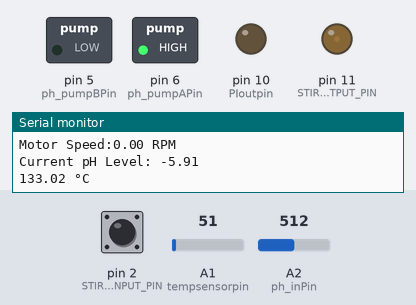
The sketch below on a simulated Arduino Uno, built with avr-gcc and run on an emulated ATmega328P. On the bench: switched loads named in the sketch (green lamp = pin HIGH), output pins drawn as LEDs (lit = HIGH), the last lines printed to the serial monitor. Inputs (shaded band) come from the test bench; at power-on: A2 (ph_inPin) = 512, pin 2 (STIRRING_INPUT_PIN) HIGH, A1 (tempsensorpin) = 51.

Above: at 1.2 s.
1.3 s: A2 (ph_inPin) set to 716
4.8 s: A2 (ph_inPin) set to 240
At 6.05 s:
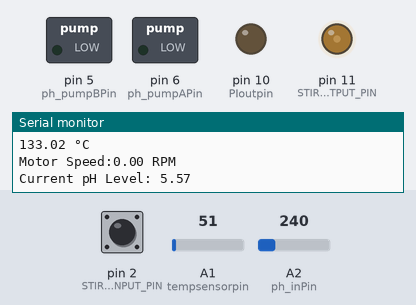
At 7.06 s:
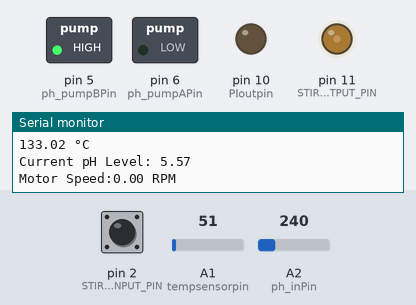
Timing chart, 0 to 21.1 s (numbered marks = the images above; inputs shaded):
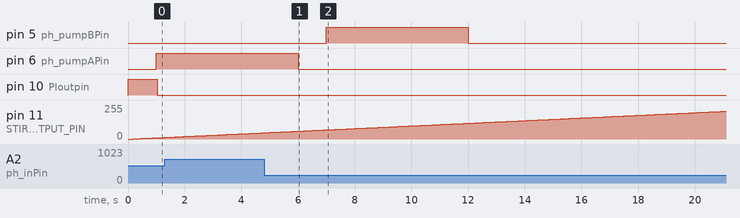

Measured:
- after the input at 4.8 s, pin 5 (ph_pumpBPin): LOW → HIGH after 2.2 s, → LOW 5.0 s later; pin 6 (ph_pumpAPin): goes on until 6.0 s, then stays LOW

The sketch:

main.ino
```cpp
#include "PI_Motor_Control.h"
#include "PI_Heating_Control.h"
#include "PI_pH_Control.h"
#include <Wire.h>
#include <EEPROM.h>
#include "string.h"

#define SLAVE_ADDRESS 0x08
#define WRITE_INTERVAL 1000

#define EEPROM_ADDRESS_TEMP 0
#define EEPROM_ADDRESS_PH 8
#define EEPROM_ADDRESS_SPEED 16
#define I2C_BUFFER_SIZE 64

// Desired Parameters
double desired_speed = 800;
double desired_temp = 303;
double desired_pH = 5.0;

// Current Parameters
double current_speed = 0;
double current_temp = 0;
double current_pH = 0;

// Timing Variable
unsigned long previous_write_time = 0;

void loadParametersEEPROM() {
  EEPROM.get(EEPROM_ADDRESS_TEMP, desired_temp);
  EEPROM.get(EEPROM_ADDRESS_PH, desired_pH);
  EEPROM.get(EEPROM_ADDRESS_SPEED, desired_speed);

  Serial.println("Parameters loaded from EEPROM :");
  Serial.print("Temperature: ");
  Serial.println(desired_temp);
  Serial.print("pH: ");
  Serial.println(desired_pH);
  Serial.print("Speed: ");
  Serial.println(desired_speed);
}

void saveParameterEEPROM(int address, double parameter) {
  EEPROM.put(address, parameter);
}

void writeCurrentParameters(double parameter, uint8_t identifier) {
  uint8_t *bytes = (uint8_t *)(&parameter);
  Wire.write(identifier);
  Wire.write(bytes, sizeof(parameter));
}

bool isAck = false;
bool isResponseReady = false;
unsigned char responseDataBuffer[64];
unsigned char i2c_data_buffer[I2C_BUFFER_SIZE];
int responseLength = 0;
void onReceive(int length)
{
    int i = 0;
    unsigned char data;
    while (Wire.available() && i < I2C_BUFFER_SIZE && i < length)
    {
        data = Wire.read();
        i2c_data_buffer[i++] = data;
    }

    if(length == 1 && i2c_data_buffer[0] == 0xff)
    {
      memset(responseDataBuffer, 0, 64);
      responseDataBuffer[0] = 'A';
      responseDataBuffer[1] = 'C';
      responseDataBuffer[2] = 'K';
      responseLength = 3;
      isResponseReady = true;
      return;
    }
    else if(length == 1 && i2c_data_buffer[0] == 0x00)
    {
      memset(responseDataBuffer, 0, 64);
      responseDataBuffer[0] = 0;
      memcpy(responseDataBuffer + 1, &current_temp, sizeof(double));
      responseLength = 5;
      isResponseReady = true;
      return;
    }
    else if(length == 1 && i2c_data_buffer[0] == 0x01)
    {
      memset(responseDataBuffer, 0, 64);
      responseDataBuffer[0] = 1;
      memcpy(responseDataBuffer + 1, &current_pH, sizeof(double));
      responseLength = 5;
      isResponseReady = true;
      return;
    }
    else if(length == 1 && i2c_data_buffer[0] == 0x02)
    {
      memset(responseDataBuffer, 0, 64);
      responseDataBuffer[0] = 2;
      memcpy(responseDataBuffer + 1, &current_speed, sizeof(double));
      responseLength = 5;
      isResponseReady = true;
      return;
    }
    else if(length == 5)
    {
      uint8_t parameterIdentifier = i2c_data_buffer[0];
      double parameter;
      memcpy(&parameter, &i2c_data_buffer[1], sizeof(double));
      switch (parameterIdentifier) {
        case 0:
          desired_temp = parameter;
          // saveParameterEEPROM(EEPROM_ADDRESS_TEMP, desired_temp);
          break;
        case 1:
          desired_pH = parameter;
          // saveParameterEEPROM(EEPROM_ADDRESS_PH, desired_pH);
          break;
        case 2:
          desired_speed = parameter;
          // saveParameterEEPROM(EEPROM_ADDRESS_SPEED, desired_speed);
          break;
        default:
          Serial.println("Invalid subsystem identifier!");
      }
      return;
    }
}

void onRequest()
{
  Serial.println("data reuqesteds");
  if (isResponseReady)
  {
    Wire.write(responseDataBuffer, responseLength);
    isResponseReady = false;
  }
}

void setup() {
  setupHeating();
  setupPH();
  setupStirring();

  Wire.begin(SLAVE_ADDRESS);
  Wire.onReceive(onReceive);
  Wire.onRequest(onRequest);

  TCCR1A = 0b00000011; // 10 bit PWM
  TCCR1B = 0b00000001; // 7.8 kHz

  Serial.begin(250000);

  // loadParametersEEPROM();
}

void loop() {
  current_temp = runHeating(desired_temp);
  current_speed = runStirring(desired_speed);

  unsigned long current_main_time = millis();

  if (current_main_time - previous_write_time >= WRITE_INTERVAL) {
    previous_write_time = current_main_time;

    current_pH = runPH(desired_pH);
    Serial.print("Current pH Level: ");
    Serial.println(current_pH);
  }
}
```

PI_Heating_Control.h
```cpp
#ifndef PI_HEATING_CONTROL_H
#define PI_HEATING_CONTROL_H

void setupHeating();
double runHeating(double T1);

#endif
```

PI_Heating_Control.ino
```cpp
int decimalPrecision = 2;

double voltageDividerR1 = 220;
double R1 = 10000;
double R2 ;
double T2 ;

double tempSampleRead  = 0;
double tempLastSample  = 0;
double tempSampleSum   = 0;
double tempSampleCount = 0;
double tempMean ;

 // declare constants and variables
const byte tempsensorpin = A1, PIoutpin = 10;
const double Tcal = 0.1; // assumes 20.5 K/V temp sensor (Tcal = 20.5*5/1023)
long currtime, prevtime;
double deltaT,  Te,  TeInt;
int Pheater;

const double tempSet = 30.0;


void setupHeating() {
  pinMode(tempsensorpin, INPUT);
  pinMode(PIoutpin, OUTPUT);
}

double runHeating(double T1) {
  //temperature measuring
  if(millis() >= tempLastSample + 1) {
    tempSampleRead = analogRead(tempsensorpin);
    tempSampleSum = tempSampleSum+tempSampleRead;
    tempSampleCount = tempSampleCount+1;
    tempLastSample = millis();
  }

  if(tempSampleCount == 1000) {
    tempMean = tempSampleSum / tempSampleCount;
    R2 = (voltageDividerR1*tempMean)/(1023-tempMean);
    T2 = -0.0668*pow(R2/1000,3) + 2.2444*pow(R2/1000,2) - 26.571*(R2/1000) + 133.33;

    Serial.print(T2,decimalPrecision);
    Serial.println(" °C");

    tempSampleSum = 0;
    tempSampleCount = 0;
  }


  //heating
  currtime = micros();
  deltaT = (currtime - prevtime)*1e-6; // measure deltaT for integration
  prevtime = currtime;

  if (T2 < tempSet) {
    analogWrite(PIoutpin, 255); // where 0 < Pheater < 1023
  } else if (T2 >= tempSet){
    analogWrite(PIoutpin, 0);
  }

  return T2;
}
```

PI_Motor_Control.h
```cpp
#ifndef PI_MOTOR_CONTROL_H
#define PI_MOTOR_CONTROL_H

void addSpeedToBuffer(double speed);
double getFilteredSpeed();
void setupStirring();
double runStirring(double desired_speed);

#endif
```

PI_Motor_Control.ino
```cpp
#include "PI_Motor_Control.h"

#define STIRRING_INPUT_PIN 2 // Sensor input pin
#define STIRRING_OUTPUT_PIN 11 // PWM output pin
#define PULSES_PER_REVOLUTION 70 // Pulses per motor revolution


// Motor Constants
const double T = 0.115;
const double Z = 0.75;
const double wn = 4.5;
const double Kv = 225;
const double wo = 1/T;

unsigned long previous_time = 0; // For timing speed measurements
unsigned long pulse_start_time = 0; // Time of the first pulse in a measurement period
unsigned int pulse_count = 0; // Number of pulses counted in a period
double motor_speed = 0; // Motor speed in RPM

// PI Control Variables
double Kp = (2 * Z * wn / wo - 1) / Kv; // Proportional gain
double Ki = 1.25 * (wn * wn / Kv / wo);  // Integral gain

// PI Error Values
double error = 0; // Current error
double sum_error = 0; // Accumulated error (for Integral term)
double Vmotor = 0; // Control signal (PWM value)

// Timing for control loop
unsigned long control_previous_time = 0;
const unsigned long CONTROL_INTERVAL = 1000; // Control interval in microseconds (1 ms)

// Damping Variables
#define FILTER_SIZE 10
double speedBuffer[FILTER_SIZE];
int bufferIndex = 0;

void addSpeedToBuffer(double speed) {
  speedBuffer[bufferIndex] = speed;
  bufferIndex = (bufferIndex + 1) % FILTER_SIZE;
}

double getFilteredSpeed() {
  double sum = 0;
  for (int i = 0; i < FILTER_SIZE; i++) {
    sum += speedBuffer[i];
  }
  return sum / FILTER_SIZE;
}

void setupStirring() {
  pinMode(STIRRING_INPUT_PIN, INPUT_PULLUP); // Configure input pin with pull-up resistor
  pinMode(STIRRING_OUTPUT_PIN, OUTPUT); // Configure output pin for PWM
}

double runStirring(double desired_speed) {
  unsigned long current_time = micros(); // Use micros() for higher-resolution timing

  // Check the sensor input for rising edges
  static bool last_state = HIGH;
  bool current_state = digitalRead(STIRRING_INPUT_PIN);

  if (last_state == LOW && current_state == HIGH) { // Rising edge detected
    if (pulse_count == 0) {
      pulse_start_time = current_time; // Record the time of the first pulse
    }
    pulse_count++;
  }
  last_state = current_state;

  // Calculate motor speed every 1/10th of a second (1,000,000 microseconds)
  if (current_time - previous_time >= 1000000) {
    if (pulse_count > 0) {
      double time_elapsed = (current_time - pulse_start_time) / 1000000.0; // Elapsed time in seconds
      motor_speed = (pulse_count / PULSES_PER_REVOLUTION) / time_elapsed * 60.0; // RPM
    } else {
      motor_speed = 0; // No pulses detected
    }

    pulse_count = 0; // Reset pulse count
    previous_time = current_time; // Update timing

    addSpeedToBuffer(motor_speed);
    motor_speed = getFilteredSpeed();

    Serial.print("Motor Speed:");
    Serial.print(motor_speed);
    Serial.println(" RPM");
  }

  // PI Control every CONTROL_INTERVAL microseconds
  if (current_time - control_previous_time >= CONTROL_INTERVAL) {
    control_previous_time = current_time;

    // Calculate the error
    error = desired_speed - motor_speed;

    // Accumulate the error for the Integral term
    sum_error += error * (CONTROL_INTERVAL / 1000000.0); // Scale by interval time in seconds

    // Compute the control signal
    Vmotor = Kp * error + Ki * sum_error;

    // Constrain the PWM signal to valid range
    Vmotor = constrain(Vmotor, 0, 1023);

    // Write the control signal to the motor
    analogWrite(STIRRING_OUTPUT_PIN, Vmotor);
  }

  return motor_speed;
}
```

PI_pH_Control.h
```cpp
#ifndef PI_PH_CONTROL_H
#define PI_PH_CONTROL_H

// Function declarations
double convertToPh(int analogInput);
void setupPH();
double runPH();

#endif 
```

PI_pH_Control.ino
```cpp
#define ph_inPin A2
#define ph_pumpAPin 6
#define ph_pumpBPin 5
#define error_margin 0.1
#define pump_run_duration 5

int current_volume = 0;
double current_ph = 0, previous_ph = 0;
int elapsed_seconds = 0;  // Tracks the total runtime in seconds
int pump_active_time = 0; // Tracks the last time the pump was activated
bool pump_active = false; // Tracks whether a pump is currently active

double convertToPh(int analogInput) {
  return -0.0422 * analogInput + 15.7;
}

void setupPH() {
  pinMode(ph_pumpAPin, OUTPUT);
  pinMode(ph_pumpBPin, OUTPUT);
  analogWrite(ph_pumpAPin, 0);
  analogWrite(ph_pumpBPin, 0);
}

double runPH(double target_ph) {
  // Increment elapsed time
  elapsed_seconds++;

  if (current_volume >= 250) {
    analogWrite(ph_pumpAPin, 0);
    analogWrite(ph_pumpBPin, 0);
    pump_active = false;
    Serial.println("pH control system paused, container is full");
    return current_ph;
  }

  // Check if the pH is within the acceptable range
  if (abs(current_ph - target_ph) <= error_margin) {
    analogWrite(ph_pumpAPin, 0);
    analogWrite(ph_pumpBPin, 0);
    pump_active = false;
    return current_ph;
  }

  // Read the current pH level
  int analogInput = analogRead(ph_inPin);
  current_ph = convertToPh(analogInput);

  // Stop pump if it's been running for 5 seconds
  if (pump_active && (elapsed_seconds - pump_active_time >= pump_run_duration)) {
    analogWrite(ph_pumpAPin, 0);
    analogWrite(ph_pumpBPin, 0);
    pump_active = false;
    return current_ph; // Wait until the next call for further action
  }

  // Check if the pH has changed significantly since the last measurement
  if (!pump_active && abs(current_ph - previous_ph) < error_margin) {
    return current_ph;
  }

  // Activate the appropriate pump based on the current pH level
  if (!pump_active) {
    if (current_ph < target_ph) {
      analogWrite(ph_pumpAPin, 255);
      analogWrite(ph_pumpBPin, 0);
    } else if (current_ph > target_ph) {
      analogWrite(ph_pumpAPin, 0);
      analogWrite(ph_pumpBPin, 255);
    }
    previous_ph = current_ph;
    pump_active = true;
    pump_active_time = elapsed_seconds;
    current_volume++;
  }

  return current_ph;
}
```
